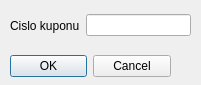
<?xml version="1.0" encoding="UTF-8"?>
<ui version="4.0">
 <class>KuponDialog</class>
 <widget class="QDialog" name="KuponDialog">
  <property name="windowModality">
   <enum>Qt::ApplicationModal</enum>
  </property>
  <property name="geometry">
   <rect>
    <x>0</x>
    <y>0</y>
    <width>201</width>
    <height>85</height>
   </rect>
  </property>
  <property name="sizePolicy">
   <sizepolicy hsizetype="Fixed" vsizetype="Fixed">
    <horstretch>0</horstretch>
    <verstretch>0</verstretch>
   </sizepolicy>
  </property>
  <property name="minimumSize">
   <size>
    <width>201</width>
    <height>85</height>
   </size>
  </property>
  <property name="maximumSize">
   <size>
    <width>201</width>
    <height>85</height>
   </size>
  </property>
  <property name="windowTitle">
   <string>Vlož kupón!</string>
  </property>
  <property name="modal">
   <bool>true</bool>
  </property>
  <widget class="QDialogButtonBox" name="buttonBox">
   <property name="geometry">
    <rect>
     <x>10</x>
     <y>50</y>
     <width>161</width>
     <height>32</height>
    </rect>
   </property>
   <property name="orientation">
    <enum>Qt::Horizontal</enum>
   </property>
   <property name="standardButtons">
    <set>QDialogButtonBox::Cancel|QDialogButtonBox::Ok</set>
   </property>
  </widget>
  <widget class="QWidget" name="horizontalLayoutWidget">
   <property name="geometry">
    <rect>
     <x>10</x>
     <y>10</y>
     <width>181</width>
     <height>31</height>
    </rect>
   </property>
   <layout class="QHBoxLayout" name="horizontalLayout">
    <item>
     <widget class="QLabel" name="label">
      <property name="text">
       <string>Cislo kuponu</string>
      </property>
     </widget>
    </item>
    <item>
     <widget class="QLineEdit" name="lineEdit"/>
    </item>
   </layout>
  </widget>
 </widget>
 <resources/>
 <connections>
  <connection>
   <sender>buttonBox</sender>
   <signal>accepted()</signal>
   <receiver>KuponDialog</receiver>
   <slot>accept()</slot>
   <hints>
    <hint type="sourcelabel">
     <x>248</x>
     <y>254</y>
    </hint>
    <hint type="destinationlabel">
     <x>157</x>
     <y>274</y>
    </hint>
   </hints>
  </connection>
  <connection>
   <sender>buttonBox</sender>
   <signal>rejected()</signal>
   <receiver>KuponDialog</receiver>
   <slot>reject()</slot>
   <hints>
    <hint type="sourcelabel">
     <x>316</x>
     <y>260</y>
    </hint>
    <hint type="destinationlabel">
     <x>286</x>
     <y>274</y>
    </hint>
   </hints>
  </connection>
 </connections>
</ui>
